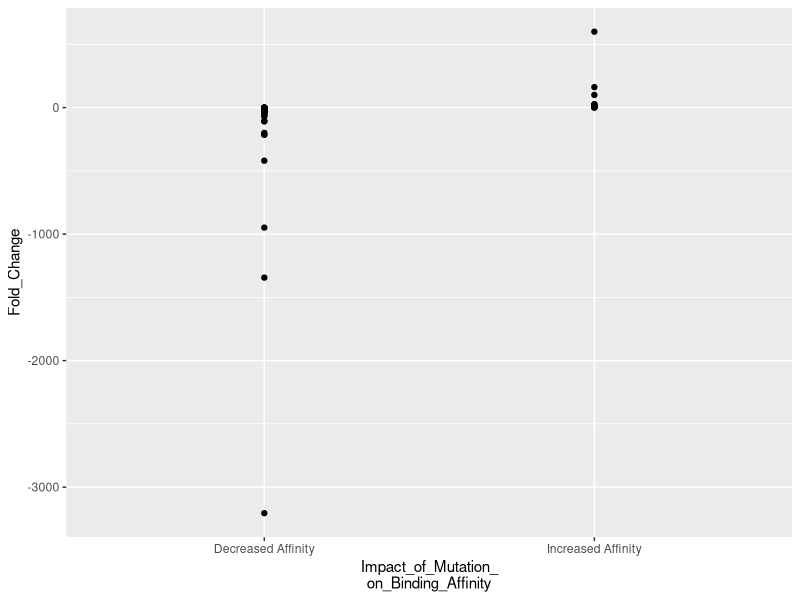

Recreate this plot in R.
## ---- chunk 1
#|echo: false
#|message: false
#|output: false
library(tidyverse)
library(readr)
plot <- read_csv("supp_tableS1_upd.csv") 
## ---- chunk 2
#|echo: false
#|message: false
ggplot(data= plot, mapping = aes(x= `Impact_of_Mutation_
on_Binding_Affinity`, y= Fold_Change)) + geom_point()
